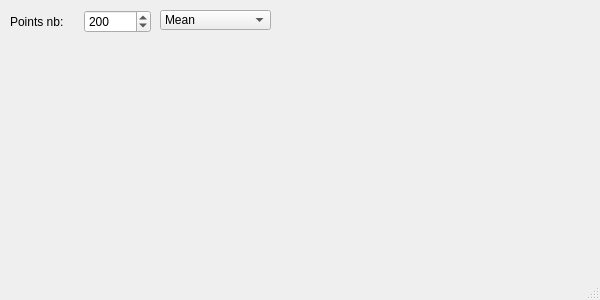
<?xml version="1.0" encoding="UTF-8"?>
<ui version="4.0">
 <class>AnalysisPlotWindow</class>
 <widget class="QMainWindow" name="AnalysisPlotWindow">
  <property name="geometry">
   <rect>
    <x>0</x>
    <y>0</y>
    <width>600</width>
    <height>300</height>
   </rect>
  </property>
  <property name="windowTitle">
   <string>Signal chart</string>
  </property>
  <widget class="QWidget" name="centralwidget">
   <widget class="QWidget" name="horizontalLayoutWidget">
    <property name="geometry">
     <rect>
      <x>10</x>
      <y>10</y>
      <width>141</width>
      <height>24</height>
     </rect>
    </property>
    <layout class="QHBoxLayout" name="headerLayout">
     <item>
      <widget class="QLabel" name="PointsNbLabel">
       <property name="text">
        <string>Points nb:</string>
       </property>
      </widget>
     </item>
     <item>
      <widget class="QSpinBox" name="PointsNbSpinBox">
       <property name="layoutDirection">
        <enum>Qt::LeftToRight</enum>
       </property>
       <property name="buttonSymbols">
        <enum>QAbstractSpinBox::UpDownArrows</enum>
       </property>
       <property name="minimum">
        <number>1</number>
       </property>
       <property name="maximum">
        <number>1000000</number>
       </property>
       <property name="value">
        <number>200</number>
       </property>
      </widget>
     </item>
    </layout>
   </widget>
   <widget class="QComboBox" name="CurveNameComboBox">
    <property name="geometry">
     <rect>
      <x>160</x>
      <y>10</y>
      <width>111</width>
      <height>20</height>
     </rect>
    </property>
    <property name="currentIndex">
     <number>0</number>
    </property>
    <item>
     <property name="text">
      <string>Mean</string>
     </property>
    </item>
   </widget>
  </widget>
  <widget class="QMenuBar" name="menubar">
   <property name="geometry">
    <rect>
     <x>0</x>
     <y>0</y>
     <width>600</width>
     <height>22</height>
    </rect>
   </property>
  </widget>
  <widget class="QStatusBar" name="statusbar"/>
 </widget>
 <resources/>
 <connections>
  <connection>
   <sender>PointsNbSpinBox</sender>
   <signal>valueChanged(int)</signal>
   <receiver>AnalysisPlotWindow</receiver>
   <slot>change_points_nb(int)</slot>
   <hints>
    <hint type="sourcelabel">
     <x>202</x>
     <y>47</y>
    </hint>
    <hint type="destinationlabel">
     <x>210</x>
     <y>-25</y>
    </hint>
   </hints>
  </connection>
  <connection>
   <sender>CurveNameComboBox</sender>
   <signal>activated(int)</signal>
   <receiver>AnalysisPlotWindow</receiver>
   <slot>change_curve(int)</slot>
   <hints>
    <hint type="sourcelabel">
     <x>335</x>
     <y>38</y>
    </hint>
    <hint type="destinationlabel">
     <x>299</x>
     <y>149</y>
    </hint>
   </hints>
  </connection>
 </connections>
 <slots>
  <slot>auto_scale()</slot>
  <slot>change_points_nb(int)</slot>
  <slot>change_curve(int)</slot>
  <slot>toggle_dark_mode()</slot>
 </slots>
</ui>
